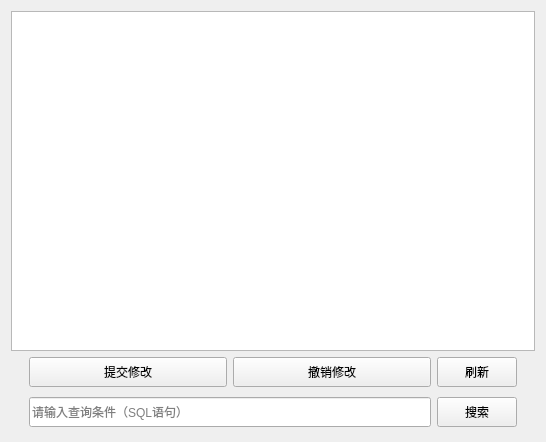
<?xml version="1.0" encoding="UTF-8"?>
<ui version="4.0">
 <class>OrderPage</class>
 <widget class="QWidget" name="OrderPage">
  <property name="geometry">
   <rect>
    <x>0</x>
    <y>0</y>
    <width>546</width>
    <height>442</height>
   </rect>
  </property>
  <property name="windowTitle">
   <string>Form</string>
  </property>
  <layout class="QVBoxLayout" name="verticalLayout_2">
   <item>
    <widget class="QTableView" name="tableView">
     <property name="sortingEnabled">
      <bool>true</bool>
     </property>
    </widget>
   </item>
   <item>
    <widget class="QWidget" name="widget_2" native="true">
     <layout class="QVBoxLayout" name="verticalLayout">
      <property name="topMargin">
       <number>0</number>
      </property>
      <property name="bottomMargin">
       <number>0</number>
      </property>
      <item>
       <widget class="QWidget" name="widget" native="true">
        <layout class="QHBoxLayout" name="horizontalLayout">
         <property name="topMargin">
          <number>0</number>
         </property>
         <property name="bottomMargin">
          <number>0</number>
         </property>
         <item>
          <widget class="QPushButton" name="btn_submit">
           <property name="minimumSize">
            <size>
             <width>0</width>
             <height>30</height>
            </size>
           </property>
           <property name="text">
            <string>提交修改</string>
           </property>
          </widget>
         </item>
         <item>
          <widget class="QPushButton" name="btn_back">
           <property name="minimumSize">
            <size>
             <width>0</width>
             <height>30</height>
            </size>
           </property>
           <property name="text">
            <string>撤销修改</string>
           </property>
          </widget>
         </item>
         <item>
          <widget class="QPushButton" name="btn_refresh">
           <property name="sizePolicy">
            <sizepolicy hsizetype="Fixed" vsizetype="Fixed">
             <horstretch>0</horstretch>
             <verstretch>0</verstretch>
            </sizepolicy>
           </property>
           <property name="minimumSize">
            <size>
             <width>0</width>
             <height>30</height>
            </size>
           </property>
           <property name="maximumSize">
            <size>
             <width>80</width>
             <height>16777215</height>
            </size>
           </property>
           <property name="text">
            <string>刷新</string>
           </property>
          </widget>
         </item>
        </layout>
       </widget>
      </item>
      <item>
       <widget class="QWidget" name="widget_3" native="true">
        <layout class="QHBoxLayout" name="horizontalLayout_2">
         <property name="topMargin">
          <number>4</number>
         </property>
         <property name="bottomMargin">
          <number>4</number>
         </property>
         <item>
          <widget class="QLineEdit" name="lineEdit">
           <property name="minimumSize">
            <size>
             <width>0</width>
             <height>30</height>
            </size>
           </property>
           <property name="placeholderText">
            <string>请输入查询条件（SQL语句）</string>
           </property>
          </widget>
         </item>
         <item>
          <widget class="QPushButton" name="btn_search">
           <property name="minimumSize">
            <size>
             <width>0</width>
             <height>30</height>
            </size>
           </property>
           <property name="text">
            <string>搜索</string>
           </property>
          </widget>
         </item>
        </layout>
       </widget>
      </item>
     </layout>
    </widget>
   </item>
  </layout>
 </widget>
 <resources/>
 <connections/>
</ui>
